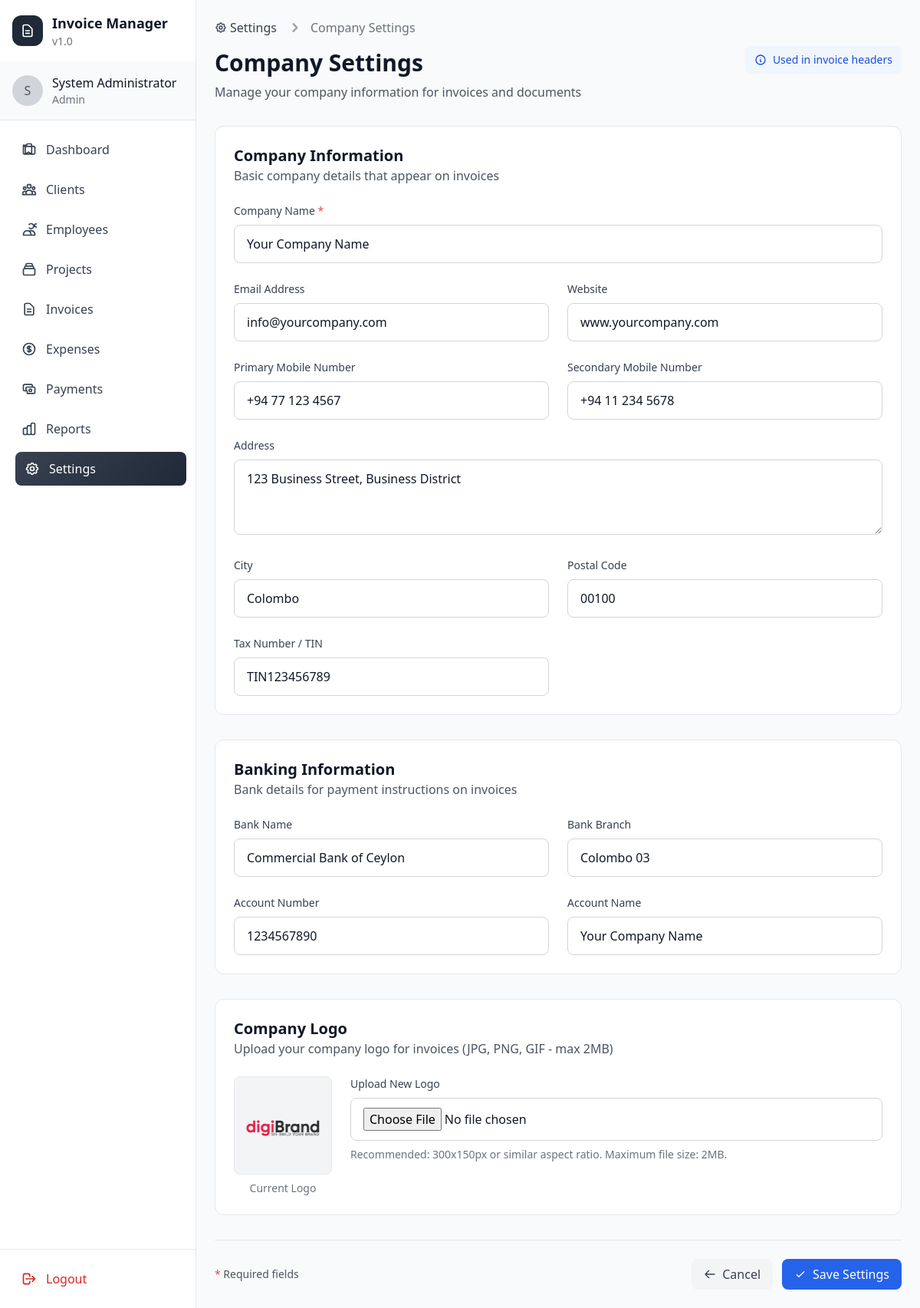
The page /modules/settings/company-settings.php (signed in) on the database its author committed.
### tables this page shows
CREATE TABLE company_settings (
    id INT PRIMARY KEY AUTO_INCREMENT,
    company_name VARCHAR(200) NOT NULL,
    email VARCHAR(100),
    mobile_number_1 VARCHAR(20),
    mobile_number_2 VARCHAR(20),
    address TEXT,
    city VARCHAR(100),
    postal_code VARCHAR(20),
    bank_name VARCHAR(100),
    bank_branch VARCHAR(100),
    bank_account_number VARCHAR(50),
    bank_account_name VARCHAR(100),
    tax_number VARCHAR(50),
    website VARCHAR(100),
    logo_path VARCHAR(255) DEFAULT 'assets/uploads/logo.png',
    created_at TIMESTAMP DEFAULT CURRENT_TIMESTAMP,
    updated_at TIMESTAMP DEFAULT CURRENT_TIMESTAMP ON UPDATE CURRENT_TIMESTAMP
);

### modules/settings/company-settings.php (the view, shortened to what the rows shown need)
<?php
require_once '../../core/Helper.php';
$errors = [];
$settings = null;
$database = new Database();
$db = $database->getConnection();
try {
    $settingsQuery = "SELECT * FROM company_settings ORDER BY id DESC LIMIT 1";
    $settingsStmt = $db->prepare($settingsQuery);
    $settingsStmt->execute();
    $settings = $settingsStmt->fetch(PDO::FETCH_ASSOC);
} catch (Exception $e) {
    $errors[] = 'Error loading current settings.';
}
include '../../includes/header.php';
?>
<div class="max-w-6xl mx-auto">
    <div class="mb-8">
        <div class="flex flex-col sm:flex-row sm:items-center sm:justify-between">
            <div>
                <h1 class="text-3xl font-bold text-gray-900">Company Settings</h1>
            </div>
        </div>
    </div>
    <form method="POST" enctype="multipart/form-data" class="space-y-8">
        <div class="bg-white rounded-xl border border-gray-200 p-6">
            <div class="mb-6">
                <h2 class="text-xl font-semibold text-gray-900">Company Information</h2>
            </div>
            <div class="grid grid-cols-1 md:grid-cols-2 gap-6">
                <div class="md:col-span-2">
                    <label for="company_name" class="block text-sm font-medium text-gray-700 mb-2">
                        Company Name <span class="text-red-500">*</span>
                    </label>
                    <input type="text"
                           id="company_name"
                           name="company_name"
                           required
                           maxlength="200"
                           value="<?php echo htmlspecialchars($settings['company_name'] ?? ''); ?>"
                           class="w-full px-4 py-3 border border-gray-300 rounded-lg focus:ring-2 focus:ring-blue-500 focus:border-blue-500"
                           placeholder="Your Company Name">
                </div>
                <div>
                    <label for="email" class="block text-sm font-medium text-gray-700 mb-2">
                        Email Address
                    </label>
                    <input type="email"
                           id="email"
                           name="email"
                           maxlength="100"
                           value="<?php echo htmlspecialchars($settings['email'] ?? ''); ?>"
                           class="w-full px-4 py-3 border border-gray-300 rounded-lg focus:ring-2 focus:ring-blue-500 focus:border-blue-500"
                           placeholder="info@yourcompany.com">
                </div>
                <div>
                    <label for="website" class="block text-sm font-medium text-gray-700 mb-2">
                        Website
                    </label>
                    <input type="url"
                           id="website"
                           name="website"
                           maxlength="100"
                           value="<?php echo htmlspecialchars($settings['website'] ?? ''); ?>"
                           class="w-full px-4 py-3 border border-gray-300 rounded-lg focus:ring-2 focus:ring-blue-500 focus:border-blue-500"
                           placeholder="www.yourcompany.com">
                </div>
                <div>
                    <label for="mobile_number_1" class="block text-sm font-medium text-gray-700 mb-2">
                        Primary Mobile Number
                    </label>
                    <input type="tel"
                           id="mobile_number_1"
                           name="mobile_number_1"
                           maxlength="20"
                           value="<?php echo htmlspecialchars($settings['mobile_number_1'] ?? ''); ?>"
                           class="w-full px-4 py-3 border border-gray-300 rounded-lg focus:ring-2 focus:ring-blue-500 focus:border-blue-500"
                           placeholder="+94 77 123 4567">
                </div>
                <div>
                    <label for="mobile_number_2" class="block text-sm font-medium text-gray-700 mb-2">
                        Secondary Mobile Number
                    </label>
                    <input type="tel"
                           id="mobile_number_2"
                           name="mobile_number_2"
                           maxlength="20"
                           value="<?php echo htmlspecialchars($settings['mobile_number_2'] ?? ''); ?>"
                           class="w-full px-4 py-3 border border-gray-300 rounded-lg focus:ring-2 focus:ring-blue-500 focus:border-blue-500"
                           placeholder="+94 11 234 5678">
                </div>
                <div class="md:col-span-2">
                    <label for="address" class="block text-sm font-medium text-gray-700 mb-2">
                        Address
                    </label>
                    <textarea id="address"
                              name="address"
                              rows="3"
                              class="w-full px-4 py-3 border border-gray-300 rounded-lg focus:ring-2 focus:ring-blue-500 focus:border-blue-500"
                              placeholder="123 Business Street, Business District"><?php echo htmlspecialchars($settings['address'] ?? ''); ?></textarea>
                </div>
                <div>
                    <label for="city" class="block text-sm font-medium text-gray-700 mb-2">
                        City
                    </label>
                    <input type="text"
                           id="city"
                           name="city"
                           maxlength="100"
                           value="<?php echo htmlspecialchars($settings['city'] ?? ''); ?>"
                           class="w-full px-4 py-3 border border-gray-300 rounded-lg focus:ring-2 focus:ring-blue-500 focus:border-blue-500"
                           placeholder="Colombo">
                </div>
                <div>
                    <label for="postal_code" class="block text-sm font-medium text-gray-700 mb-2">
                        Postal Code
                    </label>
                    <input type="text"
                           id="postal_code"
                           name="postal_code"
                           maxlength="20"
                           value="<?php echo htmlspecialchars($settings['postal_code'] ?? ''); ?>"
                           class="w-full px-4 py-3 border border-gray-300 rounded-lg focus:ring-2 focus:ring-blue-500 focus:border-blue-500"
                           placeholder="00100">
                </div>
                <div>
                    <label for="tax_number" class="block text-sm font-medium text-gray-700 mb-2">
                        Tax Number / TIN
                    </label>
                    <input type="text"
                           id="tax_number"
                           name="tax_number"
                           maxlength="50"
                           value="<?php echo htmlspecialchars($settings['tax_number'] ?? ''); ?>"
                           class="w-full px-4 py-3 border border-gray-300 rounded-lg focus:ring-2 focus:ring-blue-500 focus:border-blue-500"
                           placeholder="TIN123456789">
                </div>
            </div>
        </div>
        <div class="bg-white rounded-xl border border-gray-200 p-6">
            <div class="mb-6">
                <h2 class="text-xl font-semibold text-gray-900">Banking Information</h2>
            </div>
            <div class="grid grid-cols-1 md:grid-cols-2 gap-6">
                <div>
                    <label for="bank_name" class="block text-sm font-medium text-gray-700 mb-2">
                        Bank Name
                    </label>
                    <input type="text"
                           id="bank_name"
                           name="bank_name"
                           maxlength="100"
                           value="<?php echo htmlspecialchars($settings['bank_name'] ?? ''); ?>"
                           class="w-full px-4 py-3 border border-gray-300 rounded-lg focus:ring-2 focus:ring-blue-500 focus:border-blue-500"
                           placeholder="Commercial Bank of Ceylon">
                </div>
                <div>
                    <label for="bank_branch" class="block text-sm font-medium text-gray-700 mb-2">
                        Bank Branch
                    </label>
                    <input type="text"
                           id="bank_branch"
                           name="bank_branch"
                           maxlength="100"
                           value="<?php echo htmlspecialchars($settings['bank_branch'] ?? ''); ?>"
                           class="w-full px-4 py-3 border border-gray-300 rounded-lg focus:ring-2 focus:ring-blue-500 focus:border-blue-500"
                           placeholder="Colombo 03">
                </div>
                <div>
                    <label for="bank_account_number" class="block text-sm font-medium text-gray-700 mb-2">
                        Account Number
                    </label>
                    <input type="text"
                           id="bank_account_number"
                           name="bank_account_number"
                           maxlength="50"
                           value="<?php echo htmlspecialchars($settings['bank_account_number'] ?? ''); ?>"
                           class="w-full px-4 py-3 border border-gray-300 rounded-lg focus:ring-2 focus:ring-blue-500 focus:border-blue-500"
                           placeholder="1234567890">
                </div>
                <div>
                    <label for="bank_account_name" class="block text-sm font-medium text-gray-700 mb-2">
                        Account Name
                    </label>
                    <input type="text"
                           id="bank_account_name"
                           name="bank_account_name"
                           maxlength="100"
                           value="<?php echo htmlspecialchars($settings['bank_account_name'] ?? ''); ?>"
                           class="w-full px-4 py-3 border border-gray-300 rounded-lg focus:ring-2 focus:ring-blue-500 focus:border-blue-500"
                           placeholder="Your Company Name">
                </div>
            </div>
        </div>
        <div class="bg-white rounded-xl border border-gray-200 p-6">
            <div class="mb-6">
                <h2 class="text-xl font-semibold text-gray-900">Company Logo</h2>
            </div>
            <div class="flex items-start space-x-6">
                <?php if (!empty($settings['logo_path']) && file_exists('../../' . $settings['logo_path'])): ?>
                    <div class="flex-shrink-0">
                        <div class="w-32 h-32 bg-gray-100 rounded-lg overflow-hidden border">
                            <img src="<?php echo Helper::baseUrl($settings['logo_path']); ?>"
                                 alt="Company Logo"
                                 class="w-full h-full object-contain">
                        </div>
                        <p class="text-sm text-gray-500 mt-2 text-center">Current Logo</p>
                    </div>
                <?php endif; ?>
            </div>
        </div>
    </form>
</div>
<?php include '../../includes/footer.php'; ?>

### rows shown on the page
company_settings: company_name "Your Company Name", email "info@yourcompany.com", website "www.yourcompany.com", mobile_number_1 "+94 77 123 4567", mobile_number_2 "+94 11 234 5678", address "123 Business Street, Business District", city "Colombo", postal_code "00100", tax_number "TIN123456789", bank_name "Commercial Bank of Ceylon", bank_branch "Colombo 03", bank_account_number "1234567890", bank_account_name "Your Company Name", logo_path (picture)

### other values the page prints
substr($_SESSION['user_name'] ?? 'User', 0, 1) "S"
$_SESSION['user_name'] "System Administrator"
$_SESSION['user_role'] "Admin"
